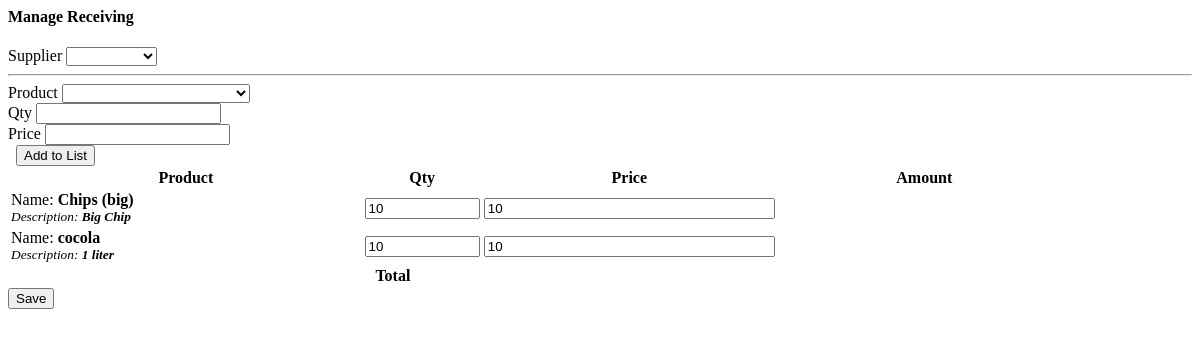
Screenshot of /manage_receiving.php?id=9 with the database file from the repository.
### tables this page shows
CREATE TABLE IF NOT EXISTS `inventory` (
  `id` int(30) NOT NULL AUTO_INCREMENT,
  `product_id` int(30) NOT NULL,
  `qty` int(30) NOT NULL,
  `type` tinyint(1) NOT NULL COMMENT '1= stockin , 2 = stockout',
  `stock_from` varchar(100) NOT NULL COMMENT 'sales/receiving',
  `form_id` int(30) NOT NULL,
  `other_details` text NOT NULL,
  `remarks` text NOT NULL,
  `date_updated` datetime NOT NULL DEFAULT CURRENT_TIMESTAMP ON UPDATE CURRENT_TIMESTAMP,
  PRIMARY KEY (`id`)
);

CREATE TABLE IF NOT EXISTS `product_list` (
  `id` int(30) NOT NULL AUTO_INCREMENT,
  `category_id` int(30) NOT NULL,
  `sku` varchar(50) NOT NULL,
  `price` double NOT NULL,
  `name` varchar(150) NOT NULL,
  `description` text NOT NULL,
  PRIMARY KEY (`id`)
);

### manage_receiving.php (the view, shortened to what this page needs)
<?php include 'db_connect.php';
if(isset($_GET['id'])){
	$inv = $conn->query("SELECT * FROM inventory where type=1 and form_id=".$_GET['id']);
}
?>
<div class="container-fluid">
	<div class="col-lg-12">
		<div class="card">
			<div class="card-header">
				<h4>Manage Receiving</h4>
			</div>
			<div class="card-body">
				<form action="" id="manage-receiving">
					<div class="col-md-12">
						<div class="row">
							<div class="form-group col-md-5">
								<label class="control-label">Supplier</label>
								<select name="supplier_id" id=""  class="custom-select browser-default select2">
									<option value=""></option>
								<?php
								$supplier = $conn->query("SELECT * FROM supplier_list order by supplier_name asc");
								while($row=$supplier->fetch_assoc()):
								?>
									<option value="<?php echo $row['id'] ?>"><?php echo $row['supplier_name'] ?></option>
								<?php endwhile; ?>
								</select>
							</div>
						</div>
						<hr>
						<div class="row mb-3">
								<div class="col-md-4">
									<label class="control-label">Product</label>
									<select name="" id="product" class="custom-select browser-default select2">
										<option value=""></option>
									<?php
									$product = $conn->query("SELECT * FROM product_list  order by name asc");
									while($row=$product->fetch_assoc()):
										$prod[$row['id']] = $row;
									?>
										<option value="<?php echo $row['id'] ?>" data-name="<?php echo $row['name'] ?>" data-description="<?php echo $row['description'] ?>"><?php echo $row['name'] . ' | ' . $row['sku'] ?></option>
									<?php endwhile; ?>
									</select>
								</div>
								<div class="col-md-2">
									<label class="control-label">Qty</label>
									<input type="text" class="form-control text-right" pattern="[0-9]{2}" step="any" id="qty" >
								</div>
								<div class="col-md-3">
									<label class="control-label">Price</label>
									<input type="number" class="form-control text-right" step="any" id="price" >
								</div>
								<div class="col-md-3">
									<label class="control-label">&nbsp</label>
									<button class="btn btn-block btn-sm btn-primary" type="button" id="add_list"><i class="fa fa-plus"></i> Add to List</button>
								</div>
						</div>
						<div class="row">
							<table class="table table-bordered" id="list">
								<colgroup>
									<col width="30%">
									<col width="10%">
									<col width="25%">
									<col width="25%">
									<col width="10%">
								</colgroup>
								<thead>
									<tr>
										<th class="text-center">Product</th>
										<th class="text-center">Qty</th>
										<th class="text-center">Price</th>
										<th class="text-center">Amount</th>
										<th class="text-center"></th>
									</tr>
								</thead>
								<tbody>
									<?php
									if(isset($id)):
									while($row = $inv->fetch_assoc()):
										foreach(json_decode($row['other_details']) as $k=>$v){
											$row[$k] = $v;
										}
									?>
										<tr class="item-row">
											<td>
												<p class="pname">Name: <b><?php echo $prod[$row['product_id']]['name'] ?></b></p>
												<p class="pdesc"><small><i>Description: <b><?php echo $prod[$row['product_id']]['description'] ?></b></i></small></p>
											</td>
											<td>
												<input type="number" min="1" step="any" name="qty[]" value="<?php echo $row['qty'] ?>" class="text-right">
											</td>
											<td>
												<input type="number" min="1" step="any" name="price[]" value="<?php echo $row['price'] ?>" class="text-right">
											</td>
											<td>
											</td>
											<td class="text-center">
											</td>
										</tr>
									<?php endwhile; ?>
									<?php endif; ?>
								</tbody>
								<tfoot>
									<tr>
										<th class="text-right" colspan="3">Total</th>
										<th class="text-right tamount"></th>
										<th><input type="hidden" name="tamount" value=""></th>
									</tr>
								</tfoot>
							</table>
						</div>
						<div class="row">
							<button class="btn btn-primary btn-sm btn-block float-right .col-md-3">Save</button>
						</div>
					</div>
				</form>
			</div>
		</div>
	</div>
</div>

### manage_receiving.php (style rules this page uses)
td { vertical-align: middle; }
td p { margin: unset; }
td input[type='number'] { height: calc(100%); width: calc(100%); }

### rows the page displays
inventory: product.name "Chips (big)", product.description "Big Chip", qty "10"
inventory: product.name "cocola", product.description "1 liter", qty "10"
